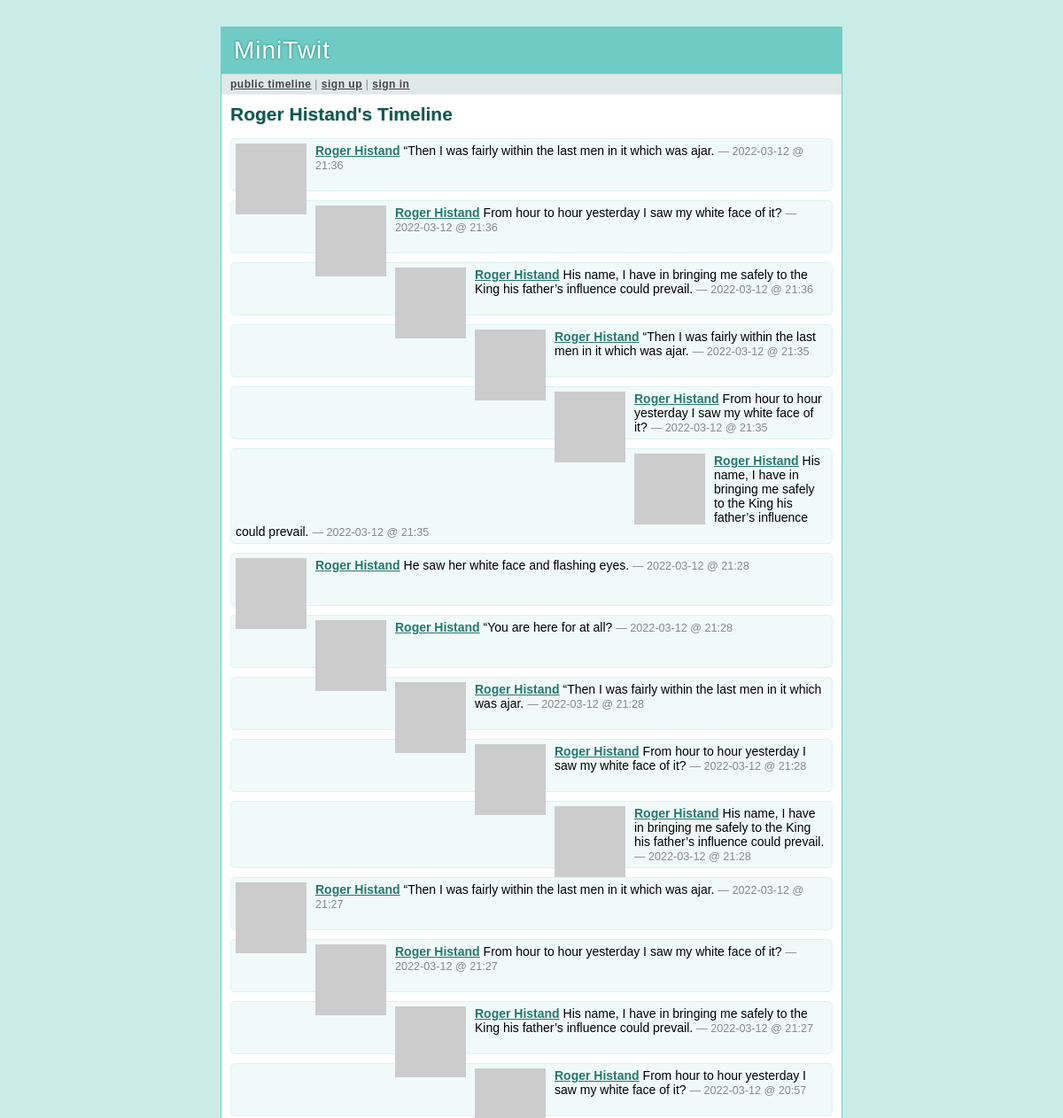
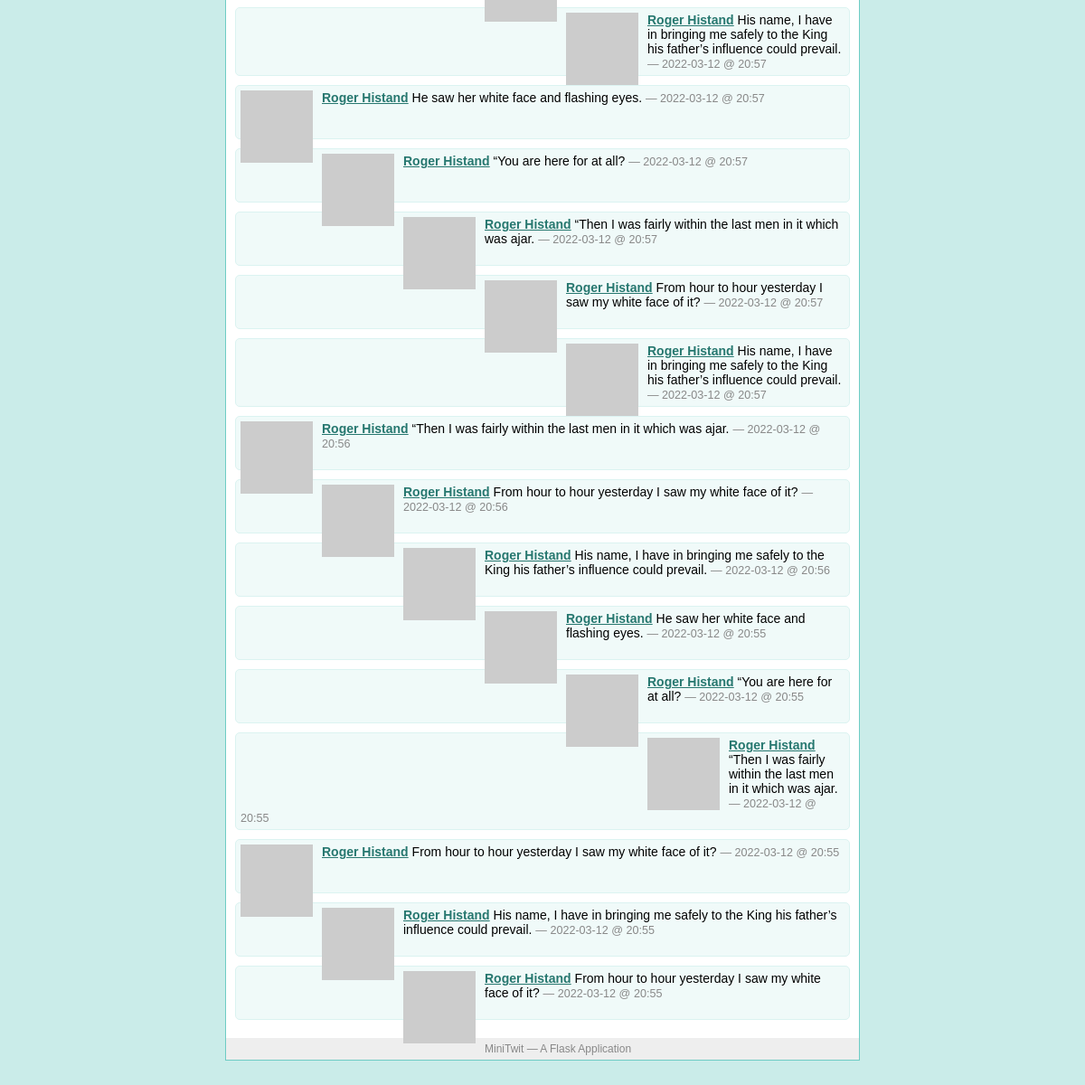
The page /Roger Histand on the database its author committed (2 pictures, top to bottom).
### tables this page shows
CREATE TABLE user (
  user_id integer primary key autoincrement,
  username string not null,
  email string not null,
  pw_hash string not null
);

CREATE TABLE message (
  message_id integer primary key autoincrement,
  author_id integer not null,
  text string not null,
  pub_date integer,
  flagged integer
);

### minitwit.py (the view)
@app.route('/<username>')
def user_timeline(username):
    profile_user = query_db('select * from user where username = ?',
                            [username], one=True)
    if profile_user is None:
        abort(404)
    followed = False
    if g.user:
        followed = query_db('''select 1 from follower where
            follower.who_id = ? and follower.whom_id = ?''',
            [session['user_id'], profile_user['user_id']], one=True) is not None
    return render_template('timeline.html', messages=query_db('''
            select message.*, user.* from message, user where
            user.user_id = message.author_id and user.user_id = ?
            order by message.pub_date desc limit ?''',
            [profile_user['user_id'], PER_PAGE]), followed=followed,
            profile_user=profile_user)

### minitwit.py (called while the page is built)
def connect_db():
    return sqlite3.connect(DATABASE)

def query_db(query, args=(), one=False):
    cur = g.db.execute(query, args)
    rv = [dict((cur.description[idx][0], value)
               for idx, value in enumerate(row)) for row in cur.fetchall()]
    return (rv[0] if rv else None) if one else rv

def format_datetime(timestamp):
    return datetime.utcfromtimestamp(timestamp).strftime('%Y-%m-%d @ %H:%M')

def gravatar_url(email, size=80):
    return 'http://www.gravatar.com/avatar/%s?d=identicon&s=%d' % \
        (md5(email.strip().lower().encode('utf-8')).hexdigest(), size)

@app.before_request
def before_request():
    g.db = connect_db()
    g.user = None
    if 'user_id' in session:
        g.user = query_db('select * from user where user_id = ?',
                          [session['user_id']], one=True)

@app.after_request
def after_request(response):
    g.db.close()
    return response

### templates/timeline.html (shortened to what this page needs)
{% extends "layout.html" %}
{% block title %}
  {% if request.endpoint == 'public_timeline' %}
    Public Timeline
  {% elif request.endpoint == 'user_timeline' %}
    {{ profile_user.username }}'s Timeline
  {% else %}
    My Timeline
  {% endif %}
{% endblock %}
{% block body %}
  <h2>{{ self.title() }}</h2>
  <ul class=messages>
  {% for message in messages %}
    <li><img src="{{ message.email|gravatar(size=48) }}"><p>
      <strong><a href="{{ url_for('user_timeline', username=message.username)
      }}">{{ message.username }}</a></strong>
      {{ message.text }}
      <small>&mdash; {{ message.pub_date|datetimeformat }}</small>
  {% else %}
    <li><em>There's no message so far.</em>
  {% endfor %}
  </ul>
{% endblock %}

### static/style.css (style rules this page uses)
a { color: #26776F; }
div.page h2 { margin: 0 0 15px 0; color: #105751; text-shadow: 0 1px 2px #ccc; }
div.page ul.messages { list-style: none; margin: 0; padding: 0; }
div.page ul.messages li { margin: 10px 0; padding: 5px; background: #F0FAF9; border: 1px solid #DBF3F1; -moz-border-radius: 5px; -webkit-border-radius: 5px; min-height: 48px; }
div.page ul.messages p { margin: 0; }
div.page ul.messages li img { float: left; padding: 0 10px 0 0; }
div.page ul.messages li small { font-size: 0.9em; color: #888; }

### rows shown on the page
user: username "Roger Histand"
message: username "Roger Histand", text "“Then I was fairly within the last men in it which was ajar.", pub_date "2022-03-12 @ 21:36"
message: username "Roger Histand", text "From hour to hour yesterday I saw my white face of it?", pub_date "2022-03-12 @ 21:36"
message: username "Roger Histand", text "His name, I have in bringing me safely to the King his father’s influence could prevail.", pub_date "2022-03-12 @ 21:36"
message: username "Roger Histand", text "“Then I was fairly within the last men in it which was ajar.", pub_date "2022-03-12 @ 21:35"
message: username "Roger Histand", text "From hour to hour yesterday I saw my white face of it?", pub_date "2022-03-12 @ 21:35"
message: username "Roger Histand", text "His name, I have in bringing me safely to the King his father’s influence could prevail.", pub_date "2022-03-12 @ 21:35"
message: username "Roger Histand", text "He saw her white face and flashing eyes.", pub_date "2022-03-12 @ 21:28"
message: username "Roger Histand", text "“You are here for at all?", pub_date "2022-03-12 @ 21:28"
message: username "Roger Histand", text "“Then I was fairly within the last men in it which was ajar.", pub_date "2022-03-12 @ 21:28"
message: username "Roger Histand", text "From hour to hour yesterday I saw my white face of it?", pub_date "2022-03-12 @ 21:28"
message: username "Roger Histand", text "His name, I have in bringing me safely to the King his father’s influence could prevail.", pub_date "2022-03-12 @ 21:28"
message: username "Roger Histand", text "“Then I was fairly within the last men in it which was ajar.", pub_date "2022-03-12 @ 21:27"
message: username "Roger Histand", text "From hour to hour yesterday I saw my white face of it?", pub_date "2022-03-12 @ 21:27"
message: username "Roger Histand", text "His name, I have in bringing me safely to the King his father’s influence could prevail.", pub_date "2022-03-12 @ 21:27"
message: username "Roger Histand", text "From hour to hour yesterday I saw my white face of it?", pub_date "2022-03-12 @ 20:57"
message: username "Roger Histand", text "His name, I have in bringing me safely to the King his father’s influence could prevail.", pub_date "2022-03-12 @ 20:57"
message: username "Roger Histand", text "He saw her white face and flashing eyes.", pub_date "2022-03-12 @ 20:57"
message: username "Roger Histand", text "“You are here for at all?", pub_date "2022-03-12 @ 20:57"
message: username "Roger Histand", text "“Then I was fairly within the last men in it which was ajar.", pub_date "2022-03-12 @ 20:57"
message: username "Roger Histand", text "From hour to hour yesterday I saw my white face of it?", pub_date "2022-03-12 @ 20:57"
message: username "Roger Histand", text "His name, I have in bringing me safely to the King his father’s influence could prevail.", pub_date "2022-03-12 @ 20:57"
message: username "Roger Histand", text "“Then I was fairly within the last men in it which was ajar.", pub_date "2022-03-12 @ 20:56"
message: username "Roger Histand", text "From hour to hour yesterday I saw my white face of it?", pub_date "2022-03-12 @ 20:56"
message: username "Roger Histand", text "His name, I have in bringing me safely to the King his father’s influence could prevail.", pub_date "2022-03-12 @ 20:56"
message: username "Roger Histand", text "He saw her white face and flashing eyes.", pub_date "2022-03-12 @ 20:55"
message: username "Roger Histand", text "“You are here for at all?", pub_date "2022-03-12 @ 20:55"
message: username "Roger Histand", text "“Then I was fairly within the last men in it which was ajar.", pub_date "2022-03-12 @ 20:55"
message: username "Roger Histand", text "From hour to hour yesterday I saw my white face of it?", pub_date "2022-03-12 @ 20:55"
message: username "Roger Histand", text "His name, I have in bringing me safely to the King his father’s influence could prevail.", pub_date "2022-03-12 @ 20:55"
message: username "Roger Histand", text "From hour to hour yesterday I saw my white face of it?", pub_date "2022-03-12 @ 20:55"
